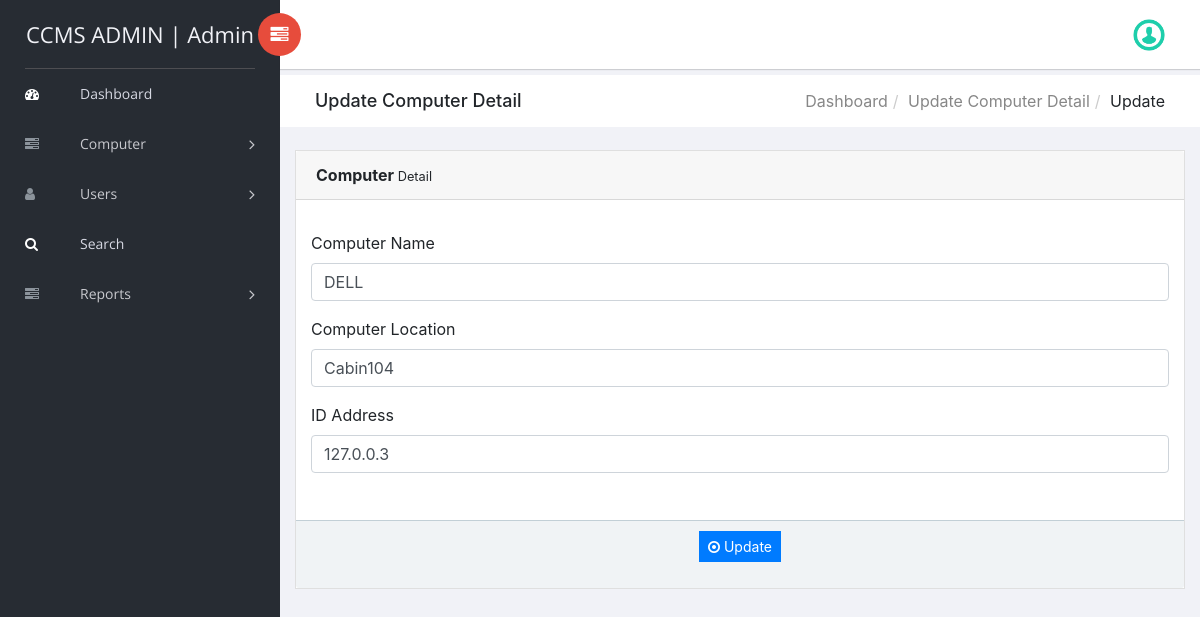
Before: /edit-computer-detail.php?editid=4 (signed in) with the older database file.
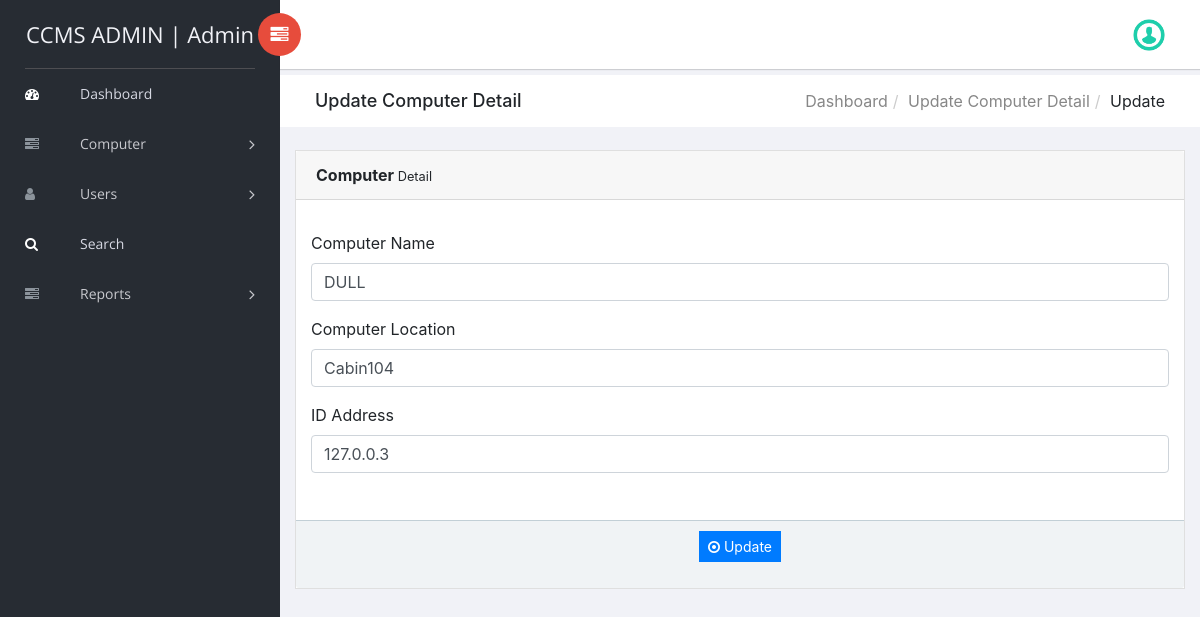
After: the same page with the newer database file.
### tables this page shows
CREATE TABLE `tblcomputers` (
  `ID` int(10) NOT NULL,
  `ComputerName` varchar(120) DEFAULT NULL,
  `ComputerLocation` varchar(120) DEFAULT NULL,
  `IPAdd` varchar(120) DEFAULT NULL,
  `EntryDate` timestamp NULL DEFAULT current_timestamp()
);

### edit-computer-detail.php (the view, shortened to what this page needs)
<?php
include('includes/dbconnection.php');
if (strlen($_SESSION['ccmsaid']==0)) {
  header('location:logout.php');
  } else{
?>
<!doctype html>
<html class="no-js" lang="en">
<head>
    <link rel="stylesheet" href="vendors/bootstrap/dist/css/bootstrap.min.css">
    <link rel="stylesheet" href="vendors/font-awesome/css/font-awesome.min.css">
    <link rel="stylesheet" href="vendors/themify-icons/css/themify-icons.css">
    <link rel="stylesheet" href="vendors/flag-icon-css/css/flag-icon.min.css">
    <link rel="stylesheet" href="vendors/selectFX/css/cs-skin-elastic.css">
    <link rel="stylesheet" href="assets/css/style.css">
</head>
<body>
    <?php include_once('includes/sidebar.php');?>
    <div id="right-panel" class="right-panel">
        <?php include_once('includes/header.php');?>
        <div class="breadcrumbs">
            <div class="col-sm-4">
                <div class="page-header float-left">
                    <div class="page-title">
                        <h1>Update Computer Detail</h1>
                    </div>
                </div>
            </div>
            <div class="col-sm-8">
                <div class="page-header float-right">
                    <div class="page-title">
                        <ol class="breadcrumb text-right">
                            <li><a href="dashboard.php">Dashboard</a></li>
                            <li><a href="manage-computer.php">Update Computer Detail</a></li>
                            <li class="active">Update</li>
                        </ol>
                    </div>
                </div>
            </div>
        </div>
        <div class="content mt-3">
            <div class="animated fadeIn">
                <div class="row">
                    <div class="col-lg-6">
                    </div>
                    <div class="col-lg-12">
                        <div class="card">
                            <div class="card-header"><strong>Computer</strong><small> Detail</small></div>
                            <form name="package" method="post" action="">
                            <div class="card-body card-block">
 <?php
 $cid=$_GET['editid'];
$ret=mysqli_query($con,"select * from  tblcomputers where ID='$cid'");
while ($row=mysqli_fetch_array($ret)) {
?>
                                <div class="form-group"><label for="company" class=" form-control-label">Computer Name</label><input type="text" name="compname" value="<?php  echo $row['ComputerName'];?>" class="form-control" id="compname" required="true"></div>
                                        <div class="form-group"><label for="street" class=" form-control-label">Computer Location</label><input type="text" name="comploc" value="<?php  echo $row['ComputerLocation'];?>" id="comploc" class="form-control" required="true"></div>
                                            <div class="row form-group">
                                                <div class="col-12">
                                                    <div class="form-group"><label for="city" class=" form-control-label">ID Address</label><input type="text" name="idadd" id="idadd" value="<?php  echo $row['IPAdd'];?>" class="form-control" required="true"></div>
                                                    </div>
                                                    </div>
                                                    </div>
                                                    <?php } ?>
                                                     <div class="card-footer">
                                                       <p style="text-align: center;"><button type="submit" class="btn btn-primary btn-sm" name="submit" id="submit">
                                                            <i class="fa fa-dot-circle-o"></i> Update
                                                        </button></p>
                                                    </div>
                                                </div>
                                            </div>
                                            </div>
                                        </div>
                                    </div>
                                </div>
</body>
</html>
<?php }  ?>

Changed rows visible on the page:
changed tblcomputers "Cabin104": compname "DELL" → "DULL"
